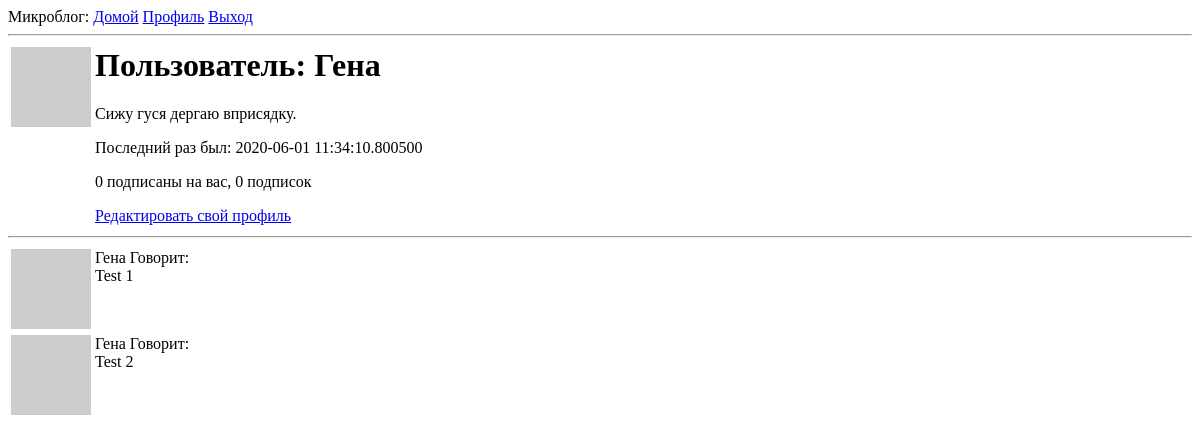
/user/Гена (signed in), run on an earlier commit of the app's database.
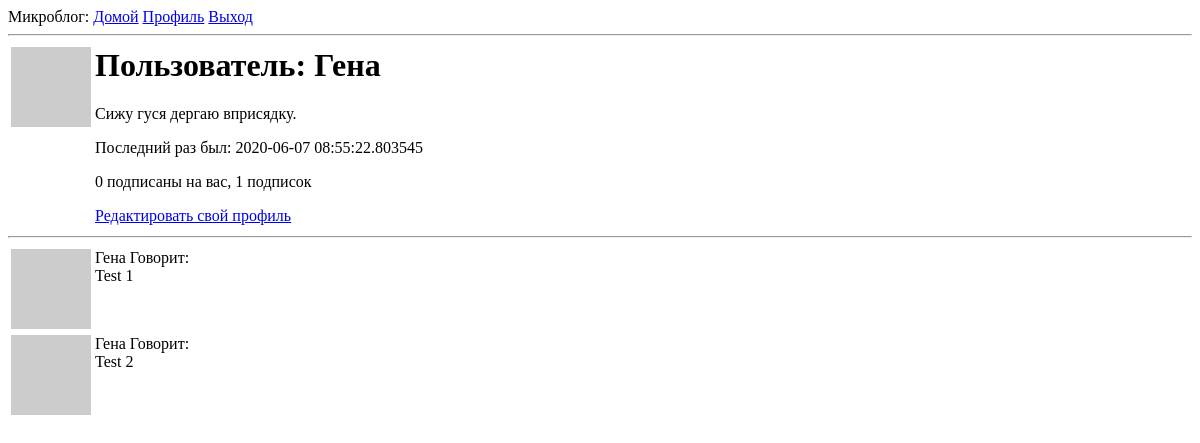
And on a later commit of the database.
### app/models.py (models this page shows, shortened)
class User(UserMixin, db.Model):
    id=db.Column(db.Integer, primary_key=True)
    username=db.Column(db.String(64), index=True, unique=True)
    email=db.Column(db.String(120), index=True, unique=True)
    password_hash=db.Column(db.String(128))
    posts=db.relationship('Post',backref='author',lazy='dynamic')
    about_me=db.Column(db.String(140))
    last_seen=db.Column(db.DateTime, default=datetime.utcnow)
    followed=db.relationship(
        'User', secondary=followers,
        primaryjoin=(followers.c.follower_id == id),
        secondaryjoin=(followers.c.followed_id == id),
        backref=db.backref('followers', lazy='dynamic'), lazy='dynamic'
    )
    def avatar(self, size):
        digest = md5(self.email.lower().encode('utf-8')).hexdigest()
        return 'https://gravatar.com/avatar/{}?d=identicon&s={}'.format(
            digest, size)

### app/routes.py (the view)
@app.route('/user/<username>')
@login_required
def user(username):
    user=User.query.filter_by(username=username).first_or_404()
    posts= [
        {'author': user, 'body': 'Test 1'},
        {'author': user, 'body': 'Test 2'}
    ]
    return render_template('user.html', user=user, posts=posts)

### app/models.py (called while the page is built)
@login.user_loader
def load_user(id):
    return User.query.get(int(id))

### app/routes.py (called while the page is built)
@app.before_request
def before_request():
    if current_user.is_authenticated:
        current_user.last_seen=datetime.utcnow()
        db.session.commit()

### app/templates/user.html
{% extends "base.html" %}
{% block content %}
    <table>
        <tr valign="top">
            <td><img src="{{ user.avatar(128) }}"></td>
            <td>
                <h1>Пользователь: {{ user.username }}</h1>
                {% if user.about_me %}<p>{{ user.about_me }}</p>
                {% endif %}
                {% if user.last_seen %}<p>Последний раз был: {{ user.last_seen }}</p>
                {% endif %}
                 <p>{{ user.followers.count() }} подписаны на вас, {{ user.followed.count() }} подписок</p>
                {% if user == current_user %}
                <p><a href="{{ url_for('edit_profile') }}">Редактировать свой профиль</a> </p>
                {% elif not current_user.is_following(user) %}
                <p><a href="{{ url_for('follow', username=user.username) }}">Подписаться</a> </p>
                {% else %}
                <p><a href="{{ url_for('unfollow', username=user.username) }}">Отписаться</a> </p>
                {% endif %}
            </td>
        </tr>
    </table>
    <hr>
    {% for post in posts %}
        {% include '_post.html' %}
    {% endfor %}
{% endblock %}

### app/templates/base.html (shortened to what this page needs)
<html>
    <head>
    </head>
    <body>
        <div>
            Микроблог:
            <a href="{{ url_for('index') }}">Домой</a>
            {% if current_user.is_anonymous %}
            <a href="{{ url_for('login') }}">Авторизация</a>
            {% else %}
            <a href="{{ url_for('user', username=current_user.username) }}">Профиль</a>
            <a href="{{ url_for('logout') }}">Выход</a>
            {% endif %}
        </div>
        <hr>
        {% block content %}{% endblock %}
    </body>
</html>

### app/templates/_post.html
<table>
    <tr valign="top">
        <td><img src="{{ post.author.avatar(36) }}"></td>
        <td>{{ post.author.username }} Говорит:<br>{{ post.body }}</td>
    </tr>
</table>

What changed in the data, as far as the page shows it:
changed User "Гена": last_seen "2020-06-01 11:34:10.800500" → "2020-06-07 08:55:22.803545"
Also different on the page:
{{ user.followed.count() }}: "0" → "1"
